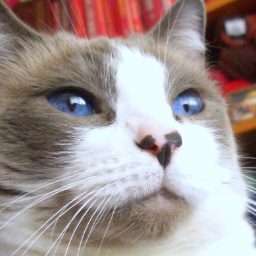
#> input picture model/input1.jpg, 256 x 256 px, found by its file name
$ python smooth_borders.py
#> lines starting #> are read from the running program, lines starting #| are printed output that depends on the picture; after the words box and inside, x2 and y2 are one past the last pixel; in counts of white or black regions, pixels touching at a corner belong together
from PIL import Image
import numpy as np


border = 20

image_path = './model/input1.jpg'
# im = Image.open(image_path, 'r')
# img = im.load()
img = np.array(Image.open(image_path, 'r'))
#> img is the input picture: shape (256, 256, 3); mean R, G, B 160.2, 147.5, 145.5
w, h, c = img.shape
#> w = 256; h = 256; c = 3

# h, w = im.size
alpha = np.linspace(0.1, 1, border)

for b in range(border):
    row = img[:, b, :] * alpha[b] + img[:, w - border + b, :] * (1 - alpha[b])
    img[:, b, :] = row
    img[:, w - border + b, :] = row
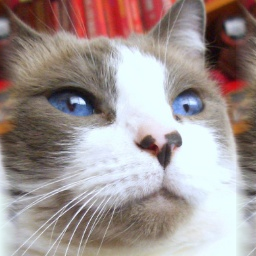
#> img: shape (256, 256, 3); 15.23% of pixels changed, all inside (x1, y1, x2, y2) = (0, 0, 256, 256)

img = img[:, :w - border, :]
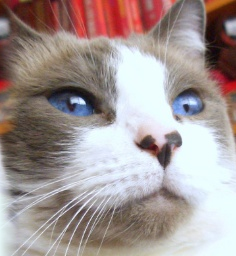
#> img: shape (256, 236, 3); mean R, G, B 163.2, 150.6, 149

Image.fromarray(np.uint8(img)).save('tmp.jpg')

$ run again, with model/input2.jpg copied over model/input1.jpg
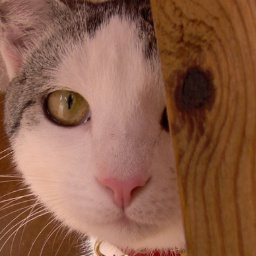
#> input picture model/input2.jpg, 256 x 256 px, found by its file name
#> img is the input picture: shape (256, 256, 3); mean R, G, B 139.5, 93.9, 72.6
#> after the loop `for b in range(border):`:
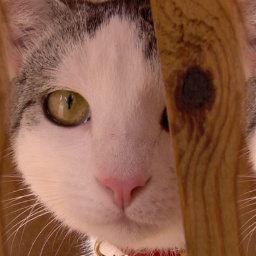
#> img: shape (256, 256, 3); 15.22% of pixels changed, all inside (x1, y1, x2, y2) = (0, 0, 256, 256)
#> `img = img[:, :w - border, :]`:
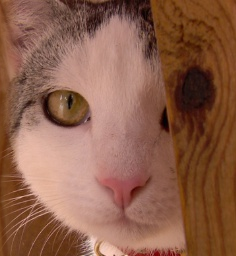
#> img: shape (256, 236, 3); mean R, G, B 140.4, 95.2, 74.6

$ run again, with model/input.jpg copied over model/input1.jpg
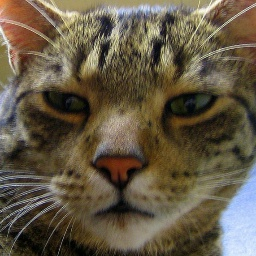
#> input picture model/input.jpg, 256 x 256 px, found by its file name
#> img is the input picture: shape (256, 256, 3); mean R, G, B 99.7, 88.9, 69.4
#> after the loop `for b in range(border):`:
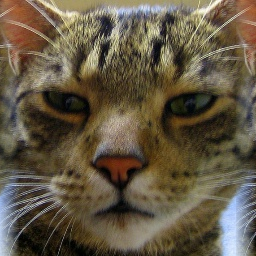
#> img: shape (256, 256, 3); 15.23% of pixels changed, all inside (x1, y1, x2, y2) = (0, 0, 256, 256)
#> `img = img[:, :w - border, :]`:
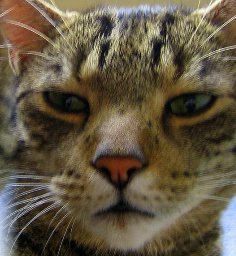
#> img: shape (256, 236, 3); mean R, G, B 98, 86.8, 66.2

$ run again, with model/input_flipped.jpg copied over model/input1.jpg
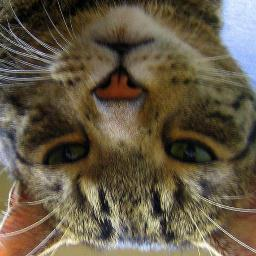
#> input picture model/input_flipped.jpg, 256 x 256 px, found by its file name
#> img is the input picture: shape (256, 256, 3); mean R, G, B 99.7, 88.8, 69.3
#> after the loop `for b in range(border):`:
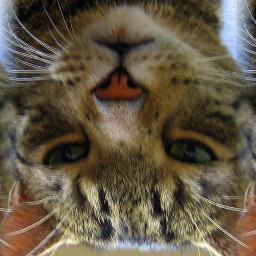
#> img: shape (256, 256, 3); 15.23% of pixels changed, all inside (x1, y1, x2, y2) = (0, 0, 256, 256)
#> `img = img[:, :w - border, :]`:
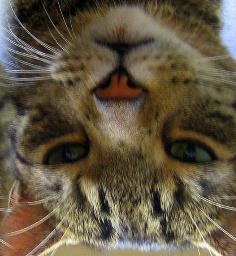
#> img: shape (256, 236, 3); mean R, G, B 98, 86.8, 66.1
